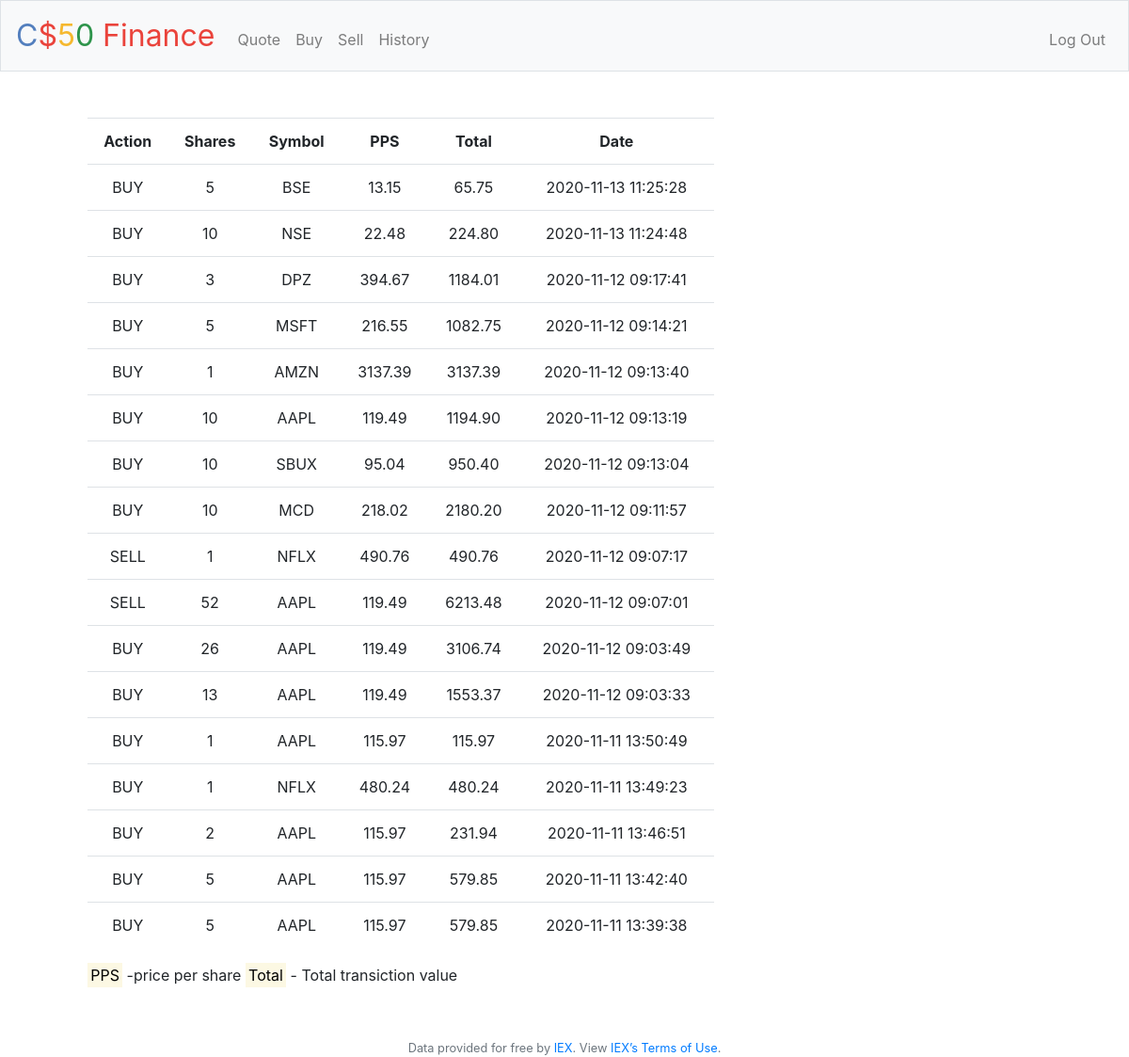
The app's page /history (signed in) with its own data.
### tables this page shows
CREATE TABLE 'history' ('id' INTEGER PRIMARY KEY AUTOINCREMENT NOT NULL, 'user_id' INTEGER NOT NULL, 'action' BOOLEAN NOT NULL, 'symbol' TEXT NOT NULL,'shares' INTEGER NOT NULL, 'pps' INTEGER NOT NULL, 'date' DATETIME NOT NULL DEFAULT CURRENT_TIMESTAMP);

### application.py (the view)
@app.route("/history")
@login_required
def history():
    stocks = db.execute('SELECT * FROM history WHERE user_id = :user_id ORDER BY date DESC', user_id = session['user_id'])
    for i in range(len(stocks)):
        stocks[i]['total'] = '%.2f'%(float(stocks[i]['shares']) * float(stocks[i]['pps']))
    return render_template('history.html', stocks = stocks)

### application.py (called while the page is built)
@app.after_request
def after_request(response):
    response.headers["Cache-Control"] = "no-cache, no-store, must-revalidate"
    response.headers["Expires"] = 0
    response.headers["Pragma"] = "no-cache"
    return response

### helpers.py (called while the page is built)
def login_required(f):
    @wraps(f)
    def decorated_function(*args, **kwargs):
        if session.get("user_id") is None:
            return redirect("/login")
        return f(*args, **kwargs)
    return decorated_function

### templates/history.html (shortened to what this page needs)
{% extends "layout.html" %}
{% block main %}
    <div class = 'col-md-2'></div>
    <div class = 'col-md-8'>
        <table class = 'table table-hover'>
            <tr>
                <th>Action</th>
                <th>Shares</th>
                <th>Symbol</th>
                <th>PPS</th>
                <th>Total</th>
                <th>Date</th>
            </tr>
            {% for stock in stocks %}
            <tr>
                <td>
                    {% if stock.action %}
                        BUY
                    {% else %}
                        SELL
                    {% endif %}
                </td>
                <td>{{ stock.shares }}</td>
                <td>{{ stock.symbol }}</td>
                <td>{{ stock.pps }}</td>
                <td>{{ stock.total }}</td>
                <td>{{ stock.date }}</td>
            </tr>
            {% endfor %}
        </table>
        <h5 class = 'text-left'>
            <small>
                <mark>PPS</mark> -price per share
                <mark>Total</mark> - Total transiction value
            </small>
        </h5>
    </div>
    <div class = 'col-md-2'></div>
{% endblock %}

### templates/layout.html (shortened to what this page needs)
<!DOCTYPE html>
<html lang="en">
    <head>
        <link href="https://maxcdn.bootstrapcdn.com/bootstrap/4.1.3/css/bootstrap.min.css" rel="stylesheet">
        <link href="/static/styles.css" rel="stylesheet">
    </head>
    <body>
        <nav class="navbar navbar-expand-md navbar-light bg-light border">
            <a class="navbar-brand" href="/"><span class="blue">C</span><span class="red">$</span><span class="yellow">5</span><span class="green">0</span> <span class="red">Finance</span></a>
            <div class="collapse navbar-collapse" id="navbar">
                {% if session.user_id %}
                    <ul class="navbar-nav mr-auto mt-2">
                        <li class="nav-item"><a class="nav-link" href="/quote">Quote</a></li>
                        <li class="nav-item"><a class="nav-link" href="/buy">Buy</a></li>
                        <li class="nav-item"><a class="nav-link" href="/sell">Sell</a></li>
                        <li class="nav-item"><a class="nav-link" href="/history">History</a></li>
                    </ul>
                    <ul class="navbar-nav ml-auto mt-2">
                        <li class="nav-item"><a class="nav-link" href="/logout">Log Out</a></li>
                    </ul>
                {% else %}
                    <ul class="navbar-nav ml-auto mt-2">
                        <li class="nav-item"><a class="nav-link" href="/register">Register</a></li>
                        <li class="nav-item"><a class="nav-link" href="/login">Log In</a></li>
                    </ul>
                {% endif %}
            </div>
        </nav>
        <main class="container p-5">
            {% block main %}{% endblock %}
        </main>
        <footer class="small text-center text-muted">
            Data provided for free by <a href="https://iextrading.com/developer">IEX</a>. View <a href="https://iextrading.com/api-exhibit-a/">IEX’s Terms of Use</a>.
        </footer>
    </body>
</html>

### static/styles.css (style rules this page uses)
nav .navbar-brand { font-size: xx-large; }
nav .navbar-brand .blue { color: #537fbe; }
nav .navbar-brand .red { color: #ea433b; }
nav .navbar-brand .yellow { color: #f5b82e; }
nav .navbar-brand .green { color: #2e944b; }
main { overflow-x: auto; text-align: center; }

### records on screen
history: action "BUY", shares "5", symbol "BSE", pps "13.15", total "65.75", date "2020-11-13 11:25:28"
history: action "BUY", shares "10", symbol "NSE", pps "22.48", total "224.80", date "2020-11-13 11:24:48"
history: action "BUY", shares "3", symbol "DPZ", pps "394.67", total "1184.01", date "2020-11-12 09:17:41"
history: action "BUY", shares "5", symbol "MSFT", pps "216.55", total "1082.75", date "2020-11-12 09:14:21"
history: action "BUY", shares "1", symbol "AMZN", pps "3137.39", total "3137.39", date "2020-11-12 09:13:40"
history: action "BUY", shares "10", symbol "AAPL", pps "119.49", total "1194.90", date "2020-11-12 09:13:19"
history: action "BUY", shares "10", symbol "SBUX", pps "95.04", total "950.40", date "2020-11-12 09:13:04"
history: action "BUY", shares "10", symbol "MCD", pps "218.02", total "2180.20", date "2020-11-12 09:11:57"
history: action "SELL", shares "1", symbol "NFLX", pps "490.76", total "490.76", date "2020-11-12 09:07:17"
history: action "SELL", shares "52", symbol "AAPL", pps "119.49", total "6213.48", date "2020-11-12 09:07:01"
history: action "BUY", shares "26", symbol "AAPL", pps "119.49", total "3106.74", date "2020-11-12 09:03:49"
history: action "BUY", shares "13", symbol "AAPL", pps "119.49", total "1553.37", date "2020-11-12 09:03:33"
history: action "BUY", shares "1", symbol "AAPL", pps "115.97", total "115.97", date "2020-11-11 13:50:49"
history: action "BUY", shares "1", symbol "NFLX", pps "480.24", total "480.24", date "2020-11-11 13:49:23"
history: action "BUY", shares "2", symbol "AAPL", pps "115.97", total "231.94", date "2020-11-11 13:46:51"
history: action "BUY", shares "5", symbol "AAPL", pps "115.97", total "579.85", date "2020-11-11 13:42:40"
history: action "BUY", shares "5", symbol "AAPL", pps "115.97", total "579.85", date "2020-11-11 13:39:38"
